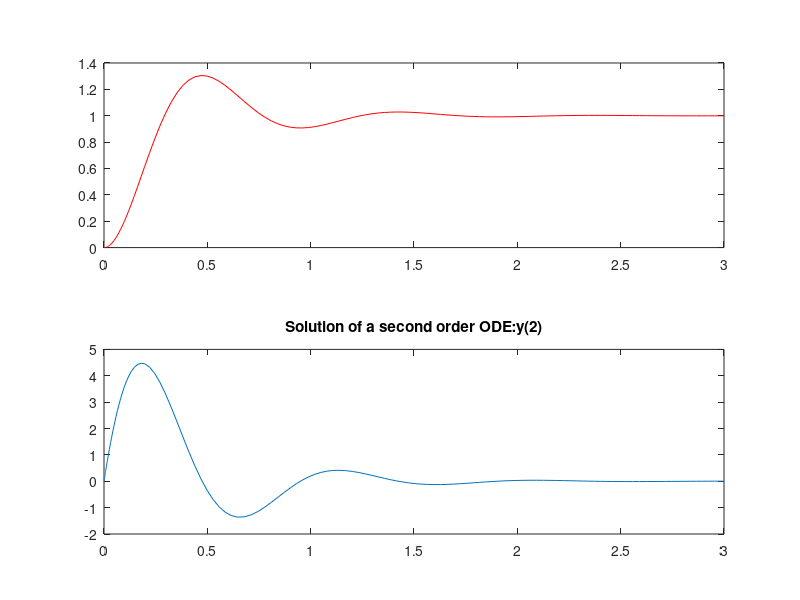

Write the MATLAB code that produced this figure.
% How to Solve ordinary differential equations in MATLAB.

options=odeset('RelTol',1e-10,'AbsTol',10^-10); %Determine the error of each step in Runge-Kuta method
R = 1; % ohm
L = 0.1; %H
C = 0.2; %F
Vs = 1; %V
Fun = @(t,Y) [0 1; -1/(L*C) -1/(R*C)] * [Y(1); Y(2)] + [0; 1/(L*C)] * Vs;  %Define the state space model, where dy=F(t,y).
[x,y]=ode45(Fun,[0 3],[0;0]); %ODE solver
subplot(2,1,1)  
title('Solution of a second order ODE:y(1)')
plot(x,y(:,1),'r')
hold on
subplot(2,1,2)
plot(x,y(:,2))
title('Solution of a second order ODE:y(2)')
%===============================================



